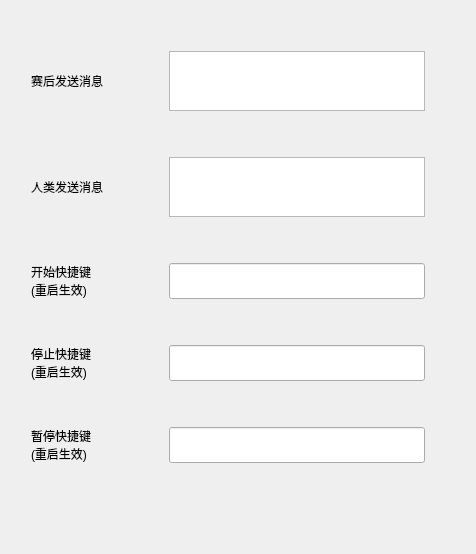
     <widget class="QWidget" name="tb_prode">
      <property name="sizePolicy">
       <sizepolicy hsizetype="Expanding" vsizetype="Expanding">
        <horstretch>0</horstretch>
        <verstretch>0</verstretch>
       </sizepolicy>
      </property>
      <attribute name="title">
       <string>自定义配置</string>
      </attribute>
      <layout class="QGridLayout" name="gridLayout">
       <item row="1" column="2">
        <spacer name="horizontalSpacer_3">
         <property name="orientation">
          <enum>Qt::Horizontal</enum>
         </property>
         <property name="sizeHint" stdset="0">
          <size>
           <width>40</width>
           <height>20</height>
          </size>
         </property>
        </spacer>
       </item>
       <item row="8" column="4">
        <spacer name="verticalSpacer_6">
         <property name="orientation">
          <enum>Qt::Vertical</enum>
         </property>
         <property name="sizeHint" stdset="0">
          <size>
           <width>20</width>
           <height>40</height>
          </size>
         </property>
        </spacer>
       </item>
       <item row="11" column="1">
        <widget class="QLabel" name="lb_pause_key">
         <property name="text">
          <string>暂停快捷键
(重启生效)</string>
         </property>
        </widget>
       </item>
       <item row="4" column="1">
        <widget class="QLabel" name="lb_human_message">
         <property name="text">
          <string>人类发送消息</string>
         </property>
        </widget>
       </item>
       <item row="4" column="2">
        <spacer name="horizontalSpacer_5">
         <property name="orientation">
          <enum>Qt::Horizontal</enum>
         </property>
         <property name="sizeHint" stdset="0">
          <size>
           <width>40</width>
           <height>20</height>
          </size>
         </property>
        </spacer>
       </item>
       <item row="1" column="1">
        <widget class="QLabel" name="lb_killer_message">
         <property name="text">
          <string>赛后发送消息</string>
         </property>
        </widget>
       </item>
       <item row="10" column="4">
        <spacer name="verticalSpacer_7">
         <property name="orientation">
          <enum>Qt::Vertical</enum>
         </property>
         <property name="sizeHint" stdset="0">
          <size>
           <width>20</width>
           <height>40</height>
          </size>
         </property>
        </spacer>
       </item>
       <item row="1" column="0">
        <spacer name="horizontalSpacer">
         <property name="orientation">
          <enum>Qt::Horizontal</enum>
         </property>
         <property name="sizeType">
          <enum>QSizePolicy::Fixed</enum>
         </property>
         <property name="sizeHint" stdset="0">
          <size>
           <width>20</width>
           <height>20</height>
          </size>
         </property>
        </spacer>
       </item>
       <item row="4" column="4">
        <widget class="QTextEdit" name="te_human_message">
         <property name="minimumSize">
          <size>
           <width>0</width>
           <height>0</height>
          </size>
         </property>
         <property name="maximumSize">
          <size>
           <width>16777215</width>
           <height>60</height>
          </size>
         </property>
        </widget>
       </item>
       <item row="1" column="4">
        <widget class="QTextEdit" name="te_killer_message">
         <property name="maximumSize">
          <size>
           <width>16777215</width>
           <height>60</height>
          </size>
         </property>
        </widget>
       </item>
       <item row="3" column="4">
        <spacer name="verticalSpacer_2">
         <property name="orientation">
          <enum>Qt::Vertical</enum>
         </property>
         <property name="sizeHint" stdset="0">
          <size>
           <width>40</width>
           <height>40</height>
          </size>
         </property>
        </spacer>
       </item>
       <item row="6" column="4">
        <spacer name="verticalSpacer_5">
         <property name="orientation">
          <enum>Qt::Vertical</enum>
         </property>
         <property name="sizeHint" stdset="0">
          <size>
           <width>40</width>
           <height>40</height>
          </size>
         </property>
        </spacer>
       </item>
       <item row="12" column="4">
        <spacer name="verticalSpacer_3">
         <property name="orientation">
          <enum>Qt::Vertical</enum>
         </property>
         <property name="sizeHint" stdset="0">
          <size>
           <width>20</width>
           <height>80</height>
          </size>
         </property>
        </spacer>
       </item>
       <item row="7" column="1">
        <widget class="QLabel" name="lb_start_key">
         <property name="text">
          <string>开始快捷键
(重启生效)</string>
         </property>
        </widget>
       </item>
       <item row="9" column="1">
        <widget class="QLabel" name="lb_stop_key">
         <property name="text">
          <string>停止快捷键
(重启生效)</string>
         </property>
        </widget>
       </item>
       <item row="9" column="4">
        <widget class="QLineEdit" name="le_stop_key">
         <property name="sizePolicy">
          <sizepolicy hsizetype="Expanding" vsizetype="Expanding">
           <horstretch>0</horstretch>
           <verstretch>0</verstretch>
          </sizepolicy>
         </property>
         <property name="minimumSize">
          <size>
           <width>0</width>
           <height>25</height>
          </size>
         </property>
        </widget>
       </item>
       <item row="1" column="5">
        <spacer name="horizontalSpacer_4">
         <property name="orientation">
          <enum>Qt::Horizontal</enum>
         </property>
         <property name="sizeType">
          <enum>QSizePolicy::Fixed</enum>
         </property>
         <property name="sizeHint" stdset="0">
          <size>
           <width>20</width>
           <height>20</height>
          </size>
         </property>
        </spacer>
       </item>
       <item row="0" column="4">
        <spacer name="verticalSpacer">
         <property name="orientation">
          <enum>Qt::Vertical</enum>
         </property>
         <property name="sizeType">
          <enum>QSizePolicy::Expanding</enum>
         </property>
         <property name="sizeHint" stdset="0">
          <size>
           <width>40</width>
           <height>40</height>
          </size>
         </property>
        </spacer>
       </item>
       <item row="4" column="5">
        <spacer name="horizontalSpacer_6">
         <property name="orientation">
          <enum>Qt::Horizontal</enum>
         </property>
         <property name="sizeHint" stdset="0">
          <size>
           <width>40</width>
           <height>20</height>
          </size>
         </property>
        </spacer>
       </item>
       <item row="7" column="4">
        <widget class="QLineEdit" name="le_start_key">
         <property name="sizePolicy">
          <sizepolicy hsizetype="Expanding" vsizetype="Expanding">
           <horstretch>0</horstretch>
           <verstretch>0</verstretch>
          </sizepolicy>
         </property>
         <property name="minimumSize">
          <size>
           <width>0</width>
           <height>25</height>
          </size>
         </property>
        </widget>
       </item>
       <item row="11" column="4">
        <widget class="QLineEdit" name="le_pause_key">
         <property name="sizePolicy">
          <sizepolicy hsizetype="Expanding" vsizetype="Expanding">
           <horstretch>0</horstretch>
           <verstretch>0</verstretch>
          </sizepolicy>
         </property>
         <property name="minimumSize">
          <size>
           <width>0</width>
           <height>25</height>
          </size>
         </property>
        </widget>
       </item>
       <item row="1" column="3">
        <spacer name="horizontalSpacer_2">
         <property name="orientation">
          <enum>Qt::Horizontal</enum>
         </property>
         <property name="sizeType">
          <enum>QSizePolicy::Fixed</enum>
         </property>
         <property name="sizeHint" stdset="0">
          <size>
           <width>20</width>
           <height>20</height>
          </size>
         </property>
        </spacer>
       </item>
      </layout>
     </widget>
